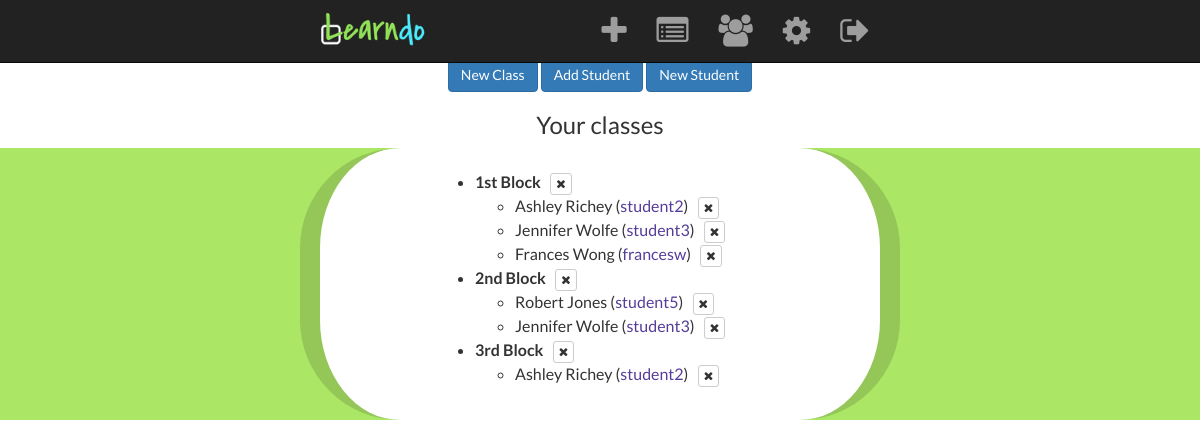
The app's page /teacher/7/classes (signed in) with its own data.
### model.py (models this page shows, shortened)
class Class(db.Model):
    __tablename__ = "classes"
    class_id = db.Column(db.Integer, autoincrement=True, primary_key=True)
    class_name = db.Column(db.String(64), nullable=False)

class User(db.Model):
    __tablename__ = "users"
    user_id = db.Column(db.Integer, autoincrement=True, primary_key=True)
    is_teacher = db.Column(db.Boolean, nullable=False)
    username = db.Column(db.Integer, nullable=False, unique=True)
    password = db.Column(db.String(16), nullable=False)
    email = db.Column(db.String(64), nullable=True)
    first_name = db.Column(db.String(32), nullable=False)
    last_name = db.Column(db.String(32), nullable=True)
    display_name = db.Column(db.String(32), nullable=True)
    school = db.Column(db.String(64), nullable=True)
    classes = db.relationship("Class",
                             secondary='usersclasses',
                             backref="users")
    tasks = db.relationship('Task', backref='user')
    assignments = db.relationship('Assignment', backref='user')

### server.py (the view)
@app.route('/teacher/<int:user_id>/classes')
def manage_classes(user_id):
    if session['user_id'] == user_id:
        teacher = User.query.get(user_id) ## Can I make this a global variable or store in session?
        class_list = show_classes(teacher)
        return render_template("class_list.html", teacher=teacher, class_list=class_list)
    else:
        flash("You do not have access to that page.")
        return redirect("/")

### helper.py (called while the page is built)
def show_classes(teacher):
    class_list = {}
    for each_class in teacher.classes:
        class_list[each_class.class_id] = {'class_name' : each_class.class_name }
        for student in each_class.users:
            if student.is_teacher == 0:
                if 'students' not in class_list[each_class.class_id]:
                    class_list[each_class.class_id]['students'] = []
                class_list[each_class.class_id]['students'].append(student)
    return class_list

### templates/class_list.html (shortened to what this page needs)
{% extends 'base.html' %}
{% block content %}
    <div id="select-form" class="text-center">
        <button id="new-class" class="form-buttons btn btn-primary">New Class</button>
        <button id="add-student" class="form-buttons btn btn-primary">Add Student</button>
        <button id="new-student" class="form-buttons btn btn-primary">New Student</button>
        <br>
        <h3 id="your-classes" class="text-center">Your classes</h3>
    </div>
</div></div></div>
<div class="assignments container-fluid">
    <div class="row completed">
        <div class='col-lg-6 col-lg-offset-3 col-md-6 col-md-offset-3 col-sm-10 col-sm-offset-1 col-xs-12 col-xs-offset-0 info'>
            <div id="class-list" class="center-col">
                <br>
                <ul>
                {% for class_id in class_list.keys() %}
                    <li id="c{{ class_id }}"><b>{{ class_list[class_id]['class_name'] }}</b>  &nbsp;
                    <button data-classid="{{ class_id }}" class="btn btn-default btn-xs delete_class" data-toggle="modal" data-target="#confirmDelete"><span class="fa fa-close" aria-hidden="true"></span></button>
                    </li>
                    {% if 'students' in class_list[class_id] %}
                        <ul id="class{{ class_id }}">
                            {% for student in class_list[class_id]['students'] %}
                                <li id="s{{ student.user_id }}">
                                {{ student.first_name }} {{ student.last_name }}
                                (<a href="/profile/{{student.user_id}}">{{student.username}}</a>) &nbsp;
                                <button class="btn btn-default btn-xs remove_student" data-toggle="modal" data-target="#confirmDelete" data-classid="{{ class_id }}" data-studentid="{{ student.user_id }}"><span class="fa fa-close" aria-hidden="true"></span></button>
                                </li>
                            {% endfor %}
                        </ul>
                    {% endif %}
                {% endfor %}
                </ul>
                <br>
            </div>
</div>
</div>
</div>
{% endblock %}

### templates/base.html (style rules this page uses)
body { font-family: "Lato", "Verdana", sans-serif; margin-top: 58px; font-size: 1.6em; }
.center-col { width: 330px; margin: 0 auto; }
a { color: #563d99; }
.completed { background-color: #abe765; }
.completed .info { border-color: #94c658; }
.info { background-color: #fff; border-radius: 100px; border-left: 20px solid; border-right: 20px solid; padding: 0px 70px 0px 70px; }

### records on screen
Class: class_name "1st Block"
User: first_name "Ashley", last_name "Richey", username "student2"
User: first_name "Jennifer", last_name "Wolfe", username "student3"
User: first_name "Frances", last_name "Wong", username "francesw"
Class: class_name "2nd Block"
User: first_name "Robert", last_name "Jones", username "student5"
Class: class_name "3rd Block"
